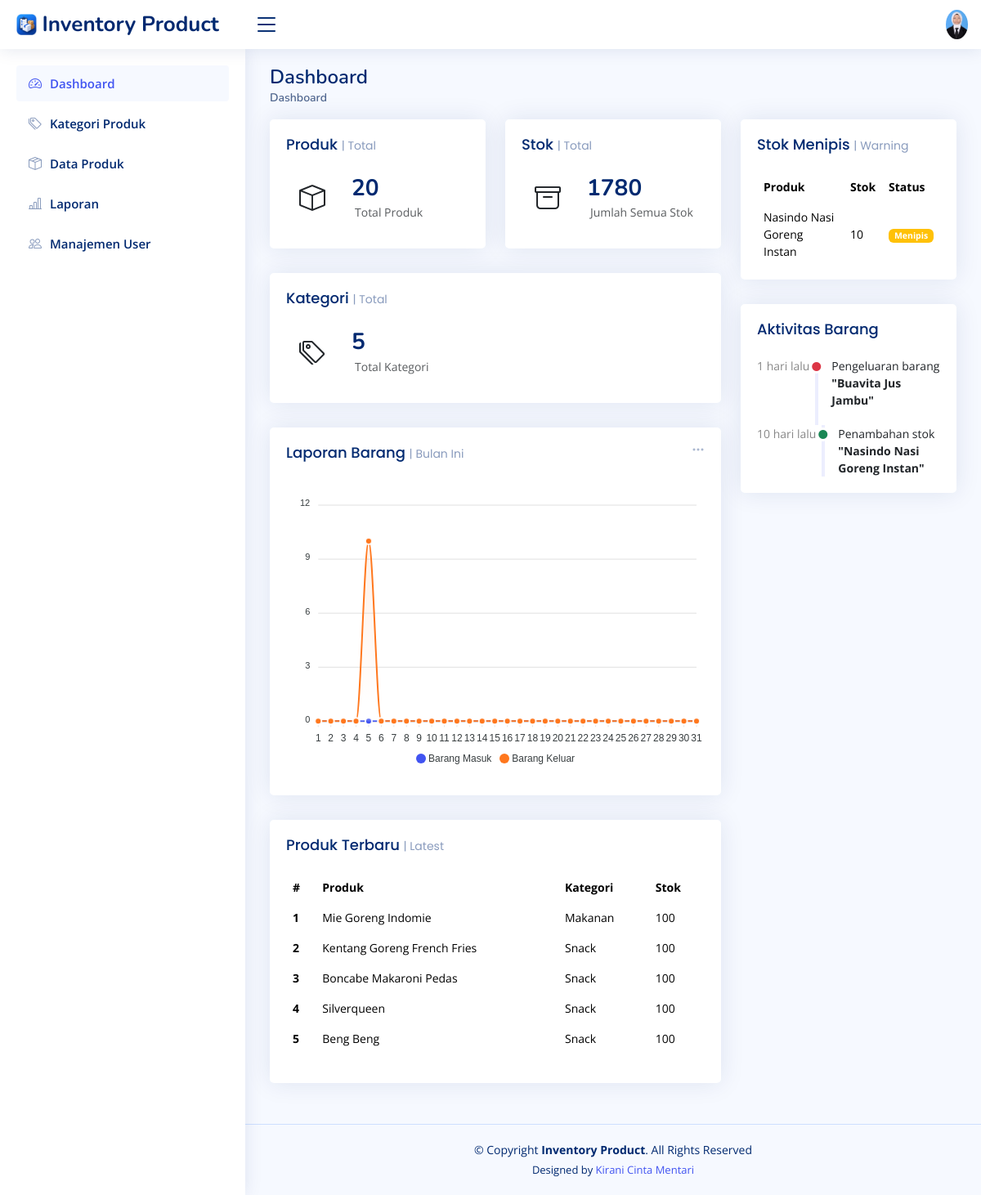
/index.php (signed in), run on the app's committed database.
### tables this page shows
CREATE TABLE `products` (
  `id` int NOT NULL,
  `category_id` int DEFAULT NULL,
  `product_code` varchar(50) DEFAULT NULL,
  `product_name` varchar(150) DEFAULT NULL,
  `stock` int DEFAULT '0',
  `min_stock` int DEFAULT '5',
  `price` int DEFAULT NULL,
  `gambar` varchar(255) NOT NULL,
  `created_at` timestamp NOT NULL DEFAULT CURRENT_TIMESTAMP,
  `update_at` timestamp NULL DEFAULT NULL
);

CREATE TABLE `categories` (
  `id` int NOT NULL,
  `kd_kat` varchar(6) NOT NULL,
  `category_name` varchar(100) NOT NULL
);

CREATE TABLE `stock_logs` (
  `id` int NOT NULL,
  `product_id` int DEFAULT NULL,
  `change_type` enum('ADD','EDIT','REDUCE') DEFAULT NULL,
  `qty` int DEFAULT NULL,
  `stock_before` int DEFAULT NULL,
  `stock_after` int DEFAULT NULL,
  `note` varchar(255) DEFAULT NULL,
  `created_at` timestamp NOT NULL DEFAULT CURRENT_TIMESTAMP,
  `created_by` int DEFAULT NULL
);

### index.php (the view, shortened to what this page needs)
<?php
include "koneksi.php";
$q_produk = mysqli_query($conn, "SELECT COUNT(*) as total_produk FROM products");
$data_produk = mysqli_fetch_assoc($q_produk);
$q_stok = mysqli_query($conn, "SELECT SUM(stock) as total_stok FROM products");
$data_stok = mysqli_fetch_assoc($q_stok);
$q_kategori = mysqli_query($conn, "SELECT COUNT(*) as total_kategori FROM categories");
$data_kategori = mysqli_fetch_assoc($q_kategori);
$query = mysqli_query($conn, "
    SELECT p.product_name, p.stock, c.category_name
    FROM products p
    JOIN categories c ON p.category_id = c.id
    ORDER BY p.created_at DESC
    LIMIT 5
");
$q_menipis = mysqli_query($conn, "
    SELECT product_name, stock, min_stock
    FROM products
    WHERE stock <= min_stock
    ORDER BY stock ASC
    LIMIT 5
");
$q_aktivitas = mysqli_query($conn, "
    SELECT sl.*, p.product_name, u.name as user_name
    FROM stock_logs sl
    JOIN products p ON sl.product_id = p.id
    JOIN users u ON sl.created_by = u.id
    ORDER BY sl.created_at DESC
    LIMIT 5
");
function waktu_lalu($datetime)
{
  $selisih = time() - strtotime($datetime);
  $menit = floor($selisih / 60);
  $jam   = floor($selisih / 3600);
  $hari  = floor($selisih / 86400);
  if ($menit < 60) {
    return $menit . " menit lalu";
  } elseif ($jam < 24) {
    return $jam . " jam lalu";
  } else {
    return $hari . " hari lalu";
  }
}
?>
<!DOCTYPE html>
<html lang="en">
<head>
  <link href="assets/vendor/bootstrap/css/bootstrap.min.css" rel="stylesheet">
  <link href="assets/vendor/bootstrap-icons/bootstrap-icons.css" rel="stylesheet">
  <link href="assets/vendor/boxicons/css/boxicons.min.css" rel="stylesheet">
  <link href="assets/vendor/quill/quill.snow.css" rel="stylesheet">
  <link href="assets/vendor/quill/quill.bubble.css" rel="stylesheet">
  <link href="assets/vendor/remixicon/remixicon.css" rel="stylesheet">
  <link href="assets/vendor/simple-datatables/style.css" rel="stylesheet">
  <link href="assets/css/style.css" rel="stylesheet">
</head>
<body>
  <header id="header" class="header fixed-top d-flex align-items-center">
    <div class="d-flex align-items-center justify-content-between">
      <a href="index.php" class="logo d-flex align-items-center">
        <img src="assets/img/logoweb.jpeg" alt="">
        <span class="d-none d-lg-block">Inventory Product</span>
      </a>
      <i class="bi bi-list toggle-sidebar-btn"></i>
    </div>
    <nav class="header-nav ms-auto">
      <ul class="d-flex align-items-center">
        <li class="nav-item dropdown pe-3">
          <a
            class="nav-link nav-profile d-flex align-items-center pe-0"
            href="#"
            data-bs-toggle="dropdown">
            <img
              src="assets/img/fotoprofil.jpeg"
              alt="Profile"
              class="rounded-circle" />
          </a>
        </li>
      </ul>
    </nav>
  </header>
  <aside id="sidebar" class="sidebar">
    <ul class="sidebar-nav" id="sidebar-nav">
      <li class="nav-item">
        <a class="nav-link " href="index.php">
          <i class="bi bi-speedometer2"></i>
          <span>Dashboard</span>
        </a>
      </li>
      <li class="nav-item">
        <a class="nav-link collapsed" href="kategori_produk.php">
          <i class="bi bi-tags"></i>
          <span>Kategori Produk</span>
        </a>
      </li>
      <li class="nav-item">
        <a class="nav-link collapsed" href="produk.php">
          <i class="bi bi-box-seam"></i>
          <span>Data Produk</span>
        </a>
      </li>
      <li class="nav-item">
        <a class="nav-link collapsed" href="laporan.php">
          <i class="bi bi-bar-chart-line"></i>
          <span>Laporan</span>
        </a>
      </li>
      <li class="nav-item">
        <a class="nav-link collapsed" href="users.php">
          <i class="bi bi-people"></i>
          <span>Manajemen User</span>
        </a>
      </li>
    </ul>
  </aside>
  <main id="main" class="main">
    <div class="pagetitle">
      <h1>Dashboard</h1>
      <nav>
        <ol class="breadcrumb">
          <li class="breadcrumb-item active">Dashboard</li>
        </ol>
      </nav>
    </div>
    <section class="section dashboard">
      <div class="row">
        <div class="col-lg-8">
          <div class="row">
            <div class="col-xxl-4 col-md-6">
              <div class="card info-card">
                <div class="card-body">
                  <h5 class="card-title">Produk <span>| Total</span></h5>
                  <div class="d-flex align-items-center">
                    <div class="card-icon rounded-circle d-flex align-items-center justify-content-center">
                      <i class="bi bi-box"></i>
                    </div>
                    <div class="ps-3">
                      <h6><?= $data_produk['total_produk']; ?></h6>
                      <span class="text-muted small pt-2 ps-1">Total Produk</span>
                    </div>
                  </div>
                </div>
              </div>
            </div>
            <div class="col-xxl-4 col-md-6">
              <div class="card info-card">
                <div class="card-body">
                  <h5 class="card-title">Stok <span>| Total</span></h5>
                  <div class="d-flex align-items-center">
                    <div class="card-icon rounded-circle d-flex align-items-center justify-content-center">
                      <i class="bi bi-archive"></i>
                    </div>
                    <div class="ps-3">
                      <h6><?= $data_stok['total_stok'] ?? 0; ?></h6>
                      <span class="text-muted small pt-2 ps-1">Jumlah Semua Stok</span>
                    </div>
                  </div>
                </div>
              </div>
            </div>
            <div class="col-xxl-4 col-md-12">
              <div class="card info-card">
                <div class="card-body">
                  <h5 class="card-title">Kategori <span>| Total</span></h5>
                  <div class="d-flex align-items-center">
                    <div class="card-icon rounded-circle d-flex align-items-center justify-content-center">
                      <i class="bi bi-tags"></i>
                    </div>
                    <div class="ps-3">
                      <h6><?= $data_kategori['total_kategori']; ?></h6>
                      <span class="text-muted small pt-2 ps-1">Total Kategori</span>
                    </div>
                  </div>
                </div>
              </div>
            </div>
            <div class="col-12">
              <div class="card">
                <div class="filter">
                  <a class="icon" href="#" data-bs-toggle="dropdown">
                    <i class="bi bi-three-dots"></i>
                  </a>
                </div>
                <div class="card-body">
                  <h5 class="card-title">Laporan Barang <span>| Bulan Ini</span></h5>
                  <div id="reportsChart"></div>
                </div>
              </div>
            </div>
            <div class="col-12">
              <div class="card recent-sales overflow-auto">
                <div class="card-body">
                  <h5 class="card-title">Produk Terbaru <span>| Latest</span></h5>
                  <table class="table table-borderless datatable">
                    <thead>
                      <tr>
                        <th>#</th>
                        <th>Produk</th>
                        <th>Kategori</th>
                        <th>Stok</th>
                      </tr>
                    </thead>
                    <tbody>
                      <?php
                      $no = 1;
                      while ($row = mysqli_fetch_assoc($query)) :
                      ?>
                        <tr>
                          <th><?= $no++; ?></th>
                          <td><?= $row['product_name']; ?></td>
                          <td><?= $row['category_name']; ?></td>
                          <td><?= $row['stock']; ?></td>
                        </tr>
                      <?php endwhile; ?>
                    </tbody>
                  </table>
                </div>
              </div>
            </div>
          </div>
        </div>
        <div class="col-lg-4">
          <div class="card top-selling overflow-auto">
            <div class="card-body pb-0">
              <h5 class="card-title">Stok Menipis <span>| Warning</span></h5>
              <table class="table table-borderless">
                <thead>
                  <tr>
                    <th>Produk</th>
                    <th>Stok</th>
                    <th>Status</th>
                  </tr>
                </thead>
                <tbody>
                  <?php while ($row = mysqli_fetch_assoc($q_menipis)) : ?>
                    <tr>
                      <td><?= $row['product_name']; ?></td>
                      <td><?= $row['stock']; ?></td>
                      <td>
                        <?php if ($row['stock'] == 0): ?>
                          <span class="badge bg-danger">Habis</span>
                        <?php elseif ($row['stock'] <= ($row['min_stock'] / 2)): ?>
                          <span class="badge bg-danger">Hampir Habis</span>
                        <?php else: ?>
                          <span class="badge bg-warning">Menipis</span>
                        <?php endif; ?>
                      </td>
                    </tr>
                  <?php endwhile; ?>
                </tbody>
              </table>
            </div>
          </div>
          <div class="card">
            <div class="card-body">
              <h5 class="card-title">Aktivitas Barang</h5>
              <div class="activity">
                <?php while ($row = mysqli_fetch_assoc($q_aktivitas)) :
                  if ($row['change_type'] == 'ADD') {
                    $text = "Penambahan stok";
                    $color = "text-success";
                  } elseif ($row['change_type'] == 'REDUCE') {
                    $text = "Pengeluaran barang";
                    $color = "text-danger";
                  } else {
                    $text = "Perubahan stok";
                    $color = "text-primary";
                  }
                ?>
                  <div class="activity-item d-flex">
                    <div class="activite-label">
                      <?= waktu_lalu($row['created_at']); ?>
                    </div>
                    <i class="bi bi-circle-fill activity-badge <?= $color ?> align-self-start"></i>
                    <div class="activity-content">
                      <?= $text; ?>
                      <span class="fw-bold text-dark">
                        "<?= $row['product_name']; ?>"
                      </span>
                    </div>
                  </div>
                <?php endwhile; ?>
              </div>
            </div>
          </div>
        </div>
      </div>
    </section>
  </main>
  <footer id="footer" class="footer">
    <div class="copyright">
      &copy; Copyright <strong><span>Inventory Product</span></strong>. All Rights Reserved
    </div>
    <div class="credits">
      Designed by <a href="https://www.instagram.com/_kiranicintaa">Kirani Cinta Mentari</a>
    </div>
  </footer>
</body>
</html>

### assets/css/style.css (style rules this page uses)
:root { scroll-behavior: smooth; }
body { font-family: "Open Sans", sans-serif; background: #f6f9ff; color: #444444; }
a { color: #4154f1; text-decoration: none; }
h1, h2, h3, h4, h5, h6 { font-family: "Nunito", sans-serif; }
#main { margin-top: 60px; padding: 20px 30px; transition: all 0.3s; }
.pagetitle { margin-bottom: 10px; }
.pagetitle h1 { font-size: 24px; margin-bottom: 0; font-weight: 600; color: #012970; }
.card { margin-bottom: 30px; border: none; border-radius: 5px; box-shadow: 0px 0 30px rgba(1, 41, 112, 0.1); }
.card-title { padding: 20px 0 15px 0; font-size: 18px; font-weight: 500; color: #012970; font-family: "Poppins", sans-serif; }
.card-title span { color: #899bbd; font-size: 14px; font-weight: 400; }
.card-body { padding: 0 20px 20px 20px; }
.breadcrumb { font-size: 14px; font-family: "Nunito", sans-serif; color: #899bbd; font-weight: 600; }
.breadcrumb .breadcrumb-item::before { color: #899bbd; }
.breadcrumb .active { color: #51678f; font-weight: 600; }
.logo { line-height: 1; }
@media (min-width: 1200px) { .logo { width: 280px; } }
.logo img { max-height: 26px; margin-right: 6px; }
.logo span { font-size: 26px; font-weight: 700; color: #012970; font-family: "Nunito", sans-serif; }
.header { transition: all 0.5s; z-index: 997; height: 60px; box-shadow: 0px 2px 20px rgba(1, 41, 112, 0.1); background-color: #fff; padding-left: 20px; }
.header .toggle-sidebar-btn { font-size: 32px; padding-left: 10px; cursor: pointer; color: #012970; }
.header-nav ul { list-style: none; }
.header-nav>ul { margin: 0; padding: 0; }
.header-nav .nav-profile { color: #012970; }
.header-nav .nav-profile img { max-height: 36px; }
.sidebar { position: fixed; top: 60px; left: 0; bottom: 0; width: 300px; z-index: 996; transition: all 0.3s; padding: 20px; overflow-y: auto; scrollbar-width: thin; scrollbar-color: #aab7cf transparent; box-shadow: 0px 0px 20px rgba(1, 41, 112, 0.1); background-color: #fff; }
@media (min-width: 1200px) { #main, #footer { margin-left: 300px; } }
.sidebar-nav { padding: 0; margin: 0; list-style: none; }
.sidebar-nav li { padding: 0; margin: 0; list-style: none; }
.sidebar-nav .nav-item { margin-bottom: 5px; }
.sidebar-nav .nav-link { display: flex; align-items: center; font-size: 15px; font-weight: 600; color: #4154f1; transition: 0.3; background: #f6f9ff; padding: 10px 15px; border-radius: 4px; }
.sidebar-nav .nav-link i { font-size: 16px; margin-right: 10px; color: #4154f1; }
.sidebar-nav .nav-link.collapsed { color: #012970; background: #fff; }
.sidebar-nav .nav-link.collapsed i { color: #899bbd; }
.dashboard .filter { position: absolute; right: 0px; top: 15px; }
.dashboard .filter .icon { color: #aab7cf; padding-right: 20px; padding-bottom: 5px; transition: 0.3s; font-size: 16px; }
.dashboard .info-card { padding-bottom: 10px; }
.dashboard .info-card h6 { font-size: 28px; color: #012970; font-weight: 700; margin: 0; padding: 0; }
.dashboard .card-icon { font-size: 32px; line-height: 0; width: 64px; height: 64px; flex-shrink: 0; flex-grow: 0; }
.dashboard .activity { font-size: 14px; }
.dashboard .activity .activity-item .activite-label { color: #888; position: relative; flex-shrink: 0; flex-grow: 0; min-width: 64px; }
.dashboard .activity .activity-item .activite-label::before { content: ""; position: absolute; right: -11px; width: 4px; top: 0; bottom: 0; background-color: #eceefe; }
.dashboard .activity .activity-item .activity-badge { margin-top: 3px; z-index: 1; font-size: 11px; line-height: 0; border-radius: 50%; flex-shrink: 0; border: 3px solid #fff; flex-grow: 0; }
.dashboard .activity .activity-item .activity-content { padding-left: 10px; padding-bottom: 20px; }
.dashboard .activity .activity-item:first-child .activite-label::before { top: 5px; }
.dashboard .activity .activity-item:last-child .activity-content { padding-bottom: 0; }
.dashboard .recent-sales { font-size: 14px; }
.dashboard .recent-sales .table thead { background: #f6f6fe; }
.dashboard .recent-sales .table thead th { border: 0; }
.dashboard .top-selling { font-size: 14px; }
.dashboard .top-selling .table thead { background: #f6f6fe; }
.dashboard .top-selling .table thead th { border: 0; }
.dashboard .top-selling .table tbody td { vertical-align: middle; }
.footer { padding: 20px 0; font-size: 14px; transition: all 0.3s; border-top: 1px solid #cddfff; }
.footer .copyright { text-align: center; color: #012970; }
.footer .credits { padding-top: 5px; text-align: center; font-size: 13px; color: #012970; }

### data on the page
products: product_name "Mie Goreng Indomie", category.category_name "Makanan", stock "100"
products: product_name "Kentang Goreng French Fries", category.category_name "Snack", stock "100"
products: product_name "Boncabe Makaroni Pedas", category.category_name "Snack", stock "100"
products: product_name "Silverqueen", category.category_name "Snack", stock "100"
products: product_name "Beng Beng", category.category_name "Snack", stock "100"
products: product_name "Nasindo Nasi Goreng Instan", stock "10", min_stock "Menipis"
stock_logs: created_at "1 hari lalu", change_type "Pengeluaran barang", product.product_name "Buavita Jus Jambu"
stock_logs: created_at "10 hari lalu", change_type "Penambahan stok", product.product_name "Nasindo Nasi Goreng Instan"

### other printed values
$data_produk['total_produk'] "20"
$data_stok['total_stok'] "1780"
$data_kategori['total_kategori'] "5"
